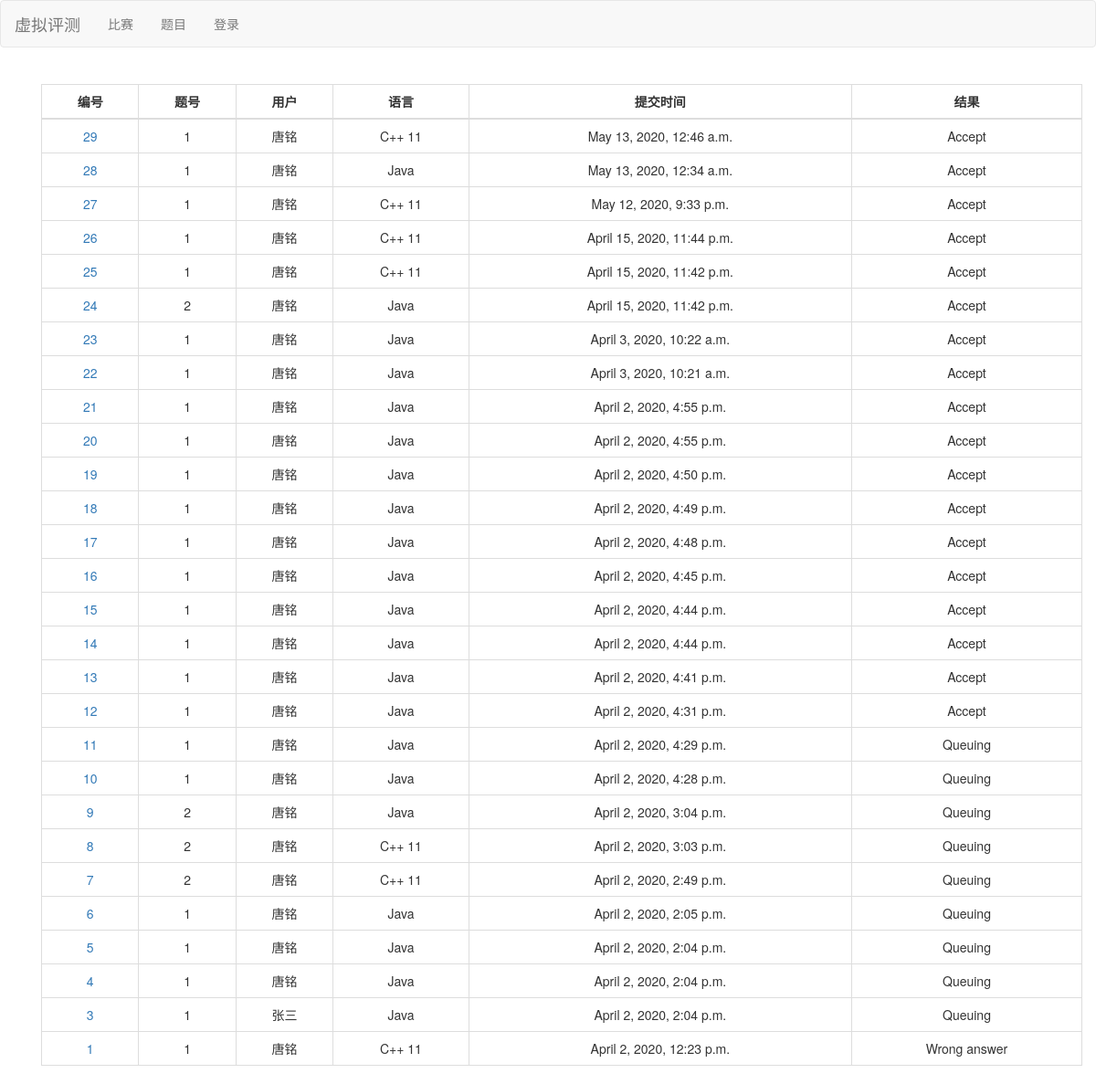
/contest/1/judge, run on an earlier commit of the app's database.
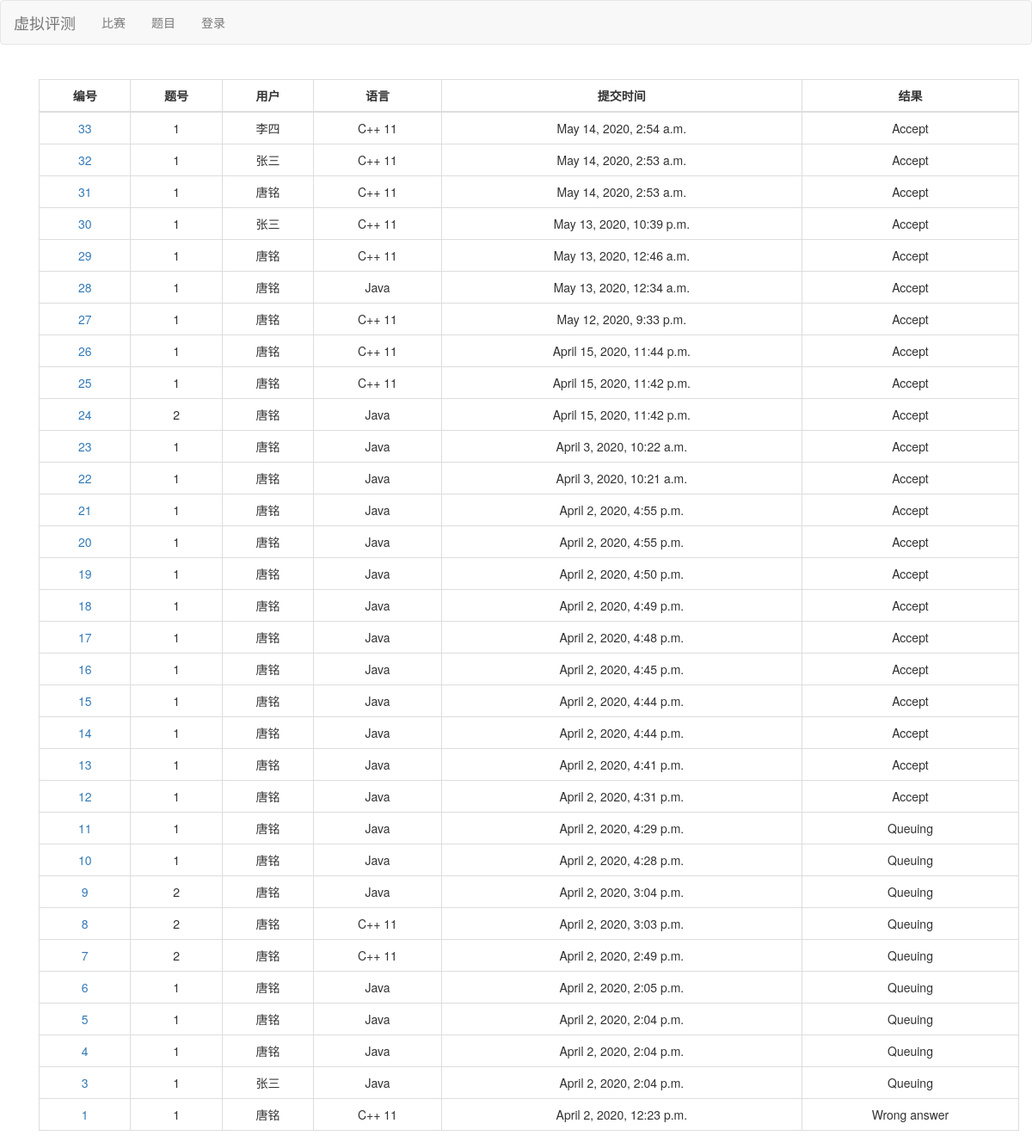
And on a later commit of the database.
### judge/models.py (models this page shows, shortened)
class UserSubmit(models.Model):
    user = models.ForeignKey(User, on_delete=models.CASCADE)
    problem = models.ForeignKey(Problem, on_delete=models.CASCADE)
    contest = models.ForeignKey(Contest, on_delete=models.CASCADE, blank=True, default=None)
    submit_time = models.DateTimeField(auto_now=False, auto_now_add=True)
    submit_id = models.IntegerField(default=-1)
    code = models.TextField()
    language = models.CharField(max_length=10)
    result = models.CharField(max_length=15)

### problem/models.py (models this page shows, shortened)
class Problem(models.Model):
    title = models.TextField(default='无可奉告')
    description = models.TextField(default='无可奉告')
    time_limit = models.TextField(default='无可奉告')
    memory_limit = models.TextField(default='无可奉告')
    problem_id = models.IntegerField(default=-1)  # oj上的题目id
    input_description = models.TextField(default='无可奉告')
    output_description = models.TextField(default='无可奉告')
    sample_input = models.TextField(default='无可奉告')
    sample_output = models.TextField(default='无可奉告')
    accept_count = models.IntegerField(default=0)
    score = models.IntegerField(default=0)

### contest/views.py (the view)
# urls.py: path('<int:contest_id>/judge', views.judge_list),
def judge_list(request, contest_id):
    contest = get_object_or_404(Contest, pk=contest_id)
    template_args = {
        'contest': contest,
        'judge_list': contest.usersubmit_set.all().order_by('-submit_time')
    }
    return render(request, 'judge_list.html', template_args)

### templates/judge_list.html (shortened to what this page needs)
{% extends 'base.html' %}
{% block base %}
<div class="container">
    <table class="table table-bordered text-center">
        <thead align="center">
            <tr>
                <th>编号</th>
                <th>题号</th>
                <th>用户</th>
                <th>语言</th>
                <th>提交时间</th>
                <th>结果</th>
            </tr>
        </thead>
        <tbody>
            {% for judge in judge_list %}
            <tr>
                <td><a href="http://127.0.0.1:8000/judge/{{ judge.id }}">{{ judge.id }}</a></td>
                <td>{{ judge.problem.id }}</td>
                <td>{{ judge.user.first_name }}{{ judge.user.last_name }}</td>
                <td>{{ judge.language }}</td>
                <td>{{ judge.submit_time }}</td>
                <td>{{ judge.result }}</td>
            </tr>
            {% endfor %}
        </tbody>
    </table>
</div>
{% endblock base %}

### templates/base.html (shortened to what this page needs)
<!doctype html>
<html lang="en">
{% load static %}
<head>
    <link rel="stylesheet" href="https://cdn.staticfile.org/twitter-bootstrap/3.3.7/css/bootstrap.min.css">
</head>
<body>
    <nav class="navbar navbar-default" role="navigation">
        <div class="container-fluid">
            <a class="navbar-brand" href="{% url 'home' %}">虚拟评测</a>
            <ul class="nav navbar-nav" style="width: auto;">
                <li><a href="{% url 'contest_list' %}">比赛</a></li>
                <li><a href="{% url 'problem_list' %}">题目</a></li>
                {% if user.is_authenticated %}
                <li><a href="{% url 'profile' %}">用户</a></li>
                {% if user.is_staff %}
                <li><a href="{% url 'manager' %}">管理</a></li>
                {% endif %}
                <li><a class="nav-link" href="Javascript:{document.getElementById('logout').submit()}">注销</a>
                    <form action="{% url 'logout' %}" id='logout' method="POST">
                        {% csrf_token %}
                        <input type="hidden">
                    </form>
                </li>
                {% else %}
                <li>
                    <a href="{% url 'login' %}">登录</a>
                </li>
                {% endif %}
            </ul>
        </div>
    </nav>
    <br>
    <div class="container">
        {% block base %}
        {% endblock base %}
    </div>
</body>
</html>

### templates/base.html (style rules this page uses)
.table th, .table td { text-align: center; vertical-align: middle !important; }

What changed in the data, as far as the page shows it:
added UserSubmit: id "33", problem.id "1", user.first_name "李", user.last_name "四", language "C++ 11", submit_time "May 14, 2020, 2:54 a.m.", result "Accept"
added UserSubmit: id "32", problem.id "1", user.first_name "张", user.last_name "三", language "C++ 11", submit_time "May 14, 2020, 2:53 a.m.", result "Accept"
added UserSubmit: id "31", problem.id "1", user.first_name "唐", user.last_name "铭", language "C++ 11", submit_time "May 14, 2020, 2:53 a.m.", result "Accept"
added UserSubmit: id "30", problem.id "1", user.first_name "张", user.last_name "三", language "C++ 11", submit_time "May 13, 2020, 10:39 p.m.", result "Accept"
